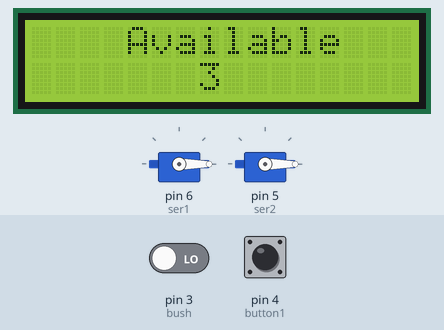
Recording of a sketch running on a simulated Arduino Uno, built with avr-gcc and run on an emulated ATmega328P. Shown: 16×2 character LCD, 2 × servo. Inputs (shaded band) come from the test bench; at power-on: pin 3 (bush) LOW, pin 4 (button1) LOW.

Above: at 1.2 s.
1.3 s: pin 3 (bush) driven HIGH
At 1.6 s:
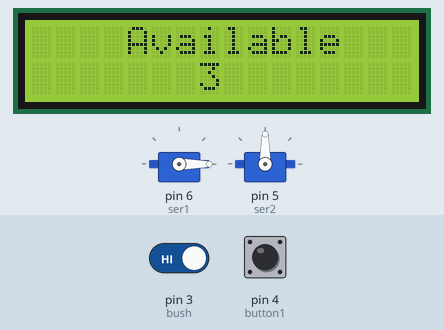
4.3 s: pin 3 (bush) driven LOW
At 5.3 s:
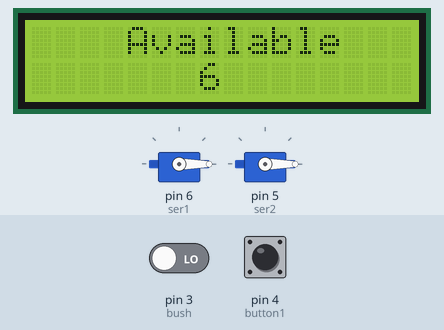
5.8 s: pin 4 (button1) pulled HIGH for 3.2 s
At 6.2 s:
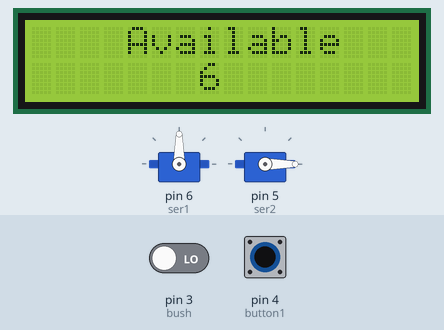
10.5 s: pin 4 (button1) pulled HIGH for 0.15 s
At 11.8 s:
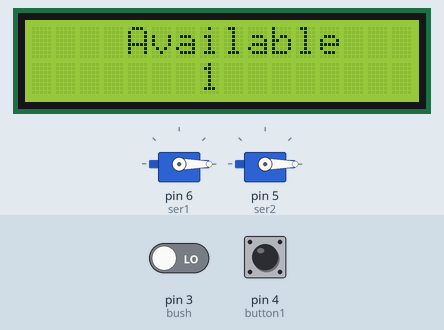
Timing chart, 0 to 13.5 s (numbered marks = the images above; inputs shaded):
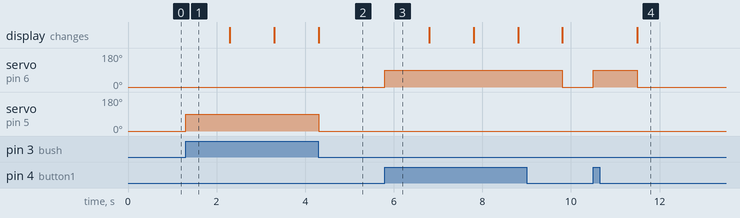

The sketch:

sketch_aug26a.ino
```cpp
#include <LiquidCrystal.h>
int LCD1 = 13;
int LCD2 = 12;
int LCD3 = 11;
int LCD4 = 10;
int LCD5 = 9;
int LCD6 = 8;
int pos = 0;
LiquidCrystal lcd(LCD1,LCD2,LCD3,LCD4,LCD5,LCD6);
int button1 = 4;
int bush = 3;
int x = 3;
#include<Servo.h>
Servo ser1;
Servo ser2;
void setup() {
  // put your setup code here, to run once:
lcd.begin(16,2);
pinMode(button1,INPUT);
pinMode(bush,INPUT);
 ser1.attach(6);
 ser2.attach(5);
}
void loop() {
  // put your main code here, to run repeatedly:
 LC();
 ser1.write(0);
 ser2.write(0);
if(digitalRead(bush)){
  x++;
 ser2.write(90);
  delay(1000);
  ser2.write(0);
}
else if(digitalRead(button1)and(x != 0)){
  x--;
  ser1.write(90);
  delay(1000);
  ser1.write(0);
}
}
void LC(){
lcd.setCursor(4,0);
lcd.print("Available");
lcd.setCursor(7,1);
lcd.print(x);
}
```

Measured:
- after the input at 1.3 s, servo on pin 5 (ser2): 0° → 90° at once
- after the input at 4.3 s, servo on pin 5 (ser2): 90° → 0° at once
- after the input at 5.8 s, servo on pin 6 (ser1): 0° → 90° at once, → 0° 4.0 s later
- after the input at 10.5 s, servo on pin 6 (ser1): 0° → 90° at once, → 0° 1.0 s later; the display: changes after 1.0 s (image 4)
